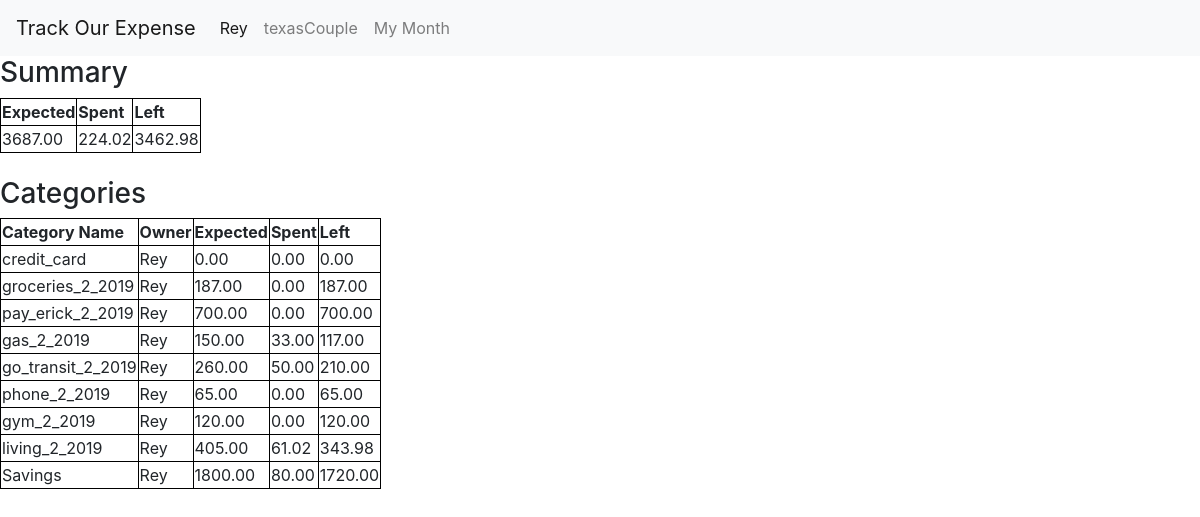
Page /categories/person/1/2_2019/ (signed in) on the committed database.
### people/models.py (models this page shows, shortened)
class People(models.Model):
    group_couple = models.ForeignKey(Group,on_delete=models.CASCADE)
    person_name= models.CharField(max_length=70)
    username = models.CharField(max_length=70,unique=True)

### groups/models.py (models this page shows, shortened)
class Group(models.Model):
    group_name = models.CharField(max_length=200,unique=True)
    group_location = models.CharField(max_length=200, default= "Mississauga")

### categories/models.py (models this page shows, shortened)
class Category(models.Model):
    category_person = models.ForeignKey(People, on_delete=models.CASCADE)
    category_name = models.CharField(max_length=200)
    category_expected = models.DecimalField(max_digits=8,decimal_places=2)
    category_spent = models.DecimalField(max_digits=8,decimal_places=2,default=0)
    category_date = models.DateField(default=datetime.datetime.now)

### categories/views.py (the view)
# urls.py: path("person/<int:person_id>/<int:month>_<int:year>/",views.index_person , name="person_category_index_summary"),
def index_person(request,person_id,month,year):
    if request.user.is_authenticated:
        person = get_object_or_404(People,id=person_id)
        if len(person.category_set.filter(category_date__month=month,category_date__year=year))>0:
            categories = get_list_or_404(Category, category_person=person, category_date__month=month,category_date__year=year)
        else:
            categories = []
        expected,spent,left = calculate_summary(categories)
        today = datetime.datetime.today()
        current_user = get_object_or_404(People, username=request.user)
        context = {
            'categories':categories,
            'month':today.month,
            'year':today.year,
            'expected': expected,
            'spent': spent,
            'left':left,
            "current_user":current_user
        }
        today = datetime.datetime.today()
        context["this_month"] = today.month
        context["this_year"] = today.year
        return render(request, "categories/index_person.html" ,context)
    else:
        context = {}
        return render(request,'bases/landing_request_login.html',context)

### categories/templatetags/categories_extras.py (called while the page is built)
def subtract(value,arg):
    return value - arg

### categories/views.py (called while the page is built)
def calculate_summary(categories):
    expected = 0
    spent = 0
    left = 0
    for category in categories:
        expected += category.category_expected
        spent += category.category_spent
    left = expected-spent
    return expected, spent, left

### categories/templates/categories/index_person.html (shortened to what this page needs)
{% extends 'bases/header.html' %}
{% block content %}
{% load categories_extras %}
<h3>Summary {{person.person_name}}</h3>
    <table>
        <thead>
            <tr>
                <th>Expected</th>
                <th>Spent</th>
                <th>Left</th>
            </tr>
        </thead>
        <tbody>
            <tr>
                <td>{{expected}}</td>
                <td>{{spent}}</td>
                <td>{{left}}</td>
            </tr>
        </tbody>
    </table>
    <br>
<h3>Categories {{person.person_name}}</h3>
<table>
    <thead>
        <tr>
            <th>Category Name</th>
            <th>Owner</th>
            <th>Expected</th>
            <th>Spent</th>
            <th>Left</th>
        </tr>
    </thead>
    {% for category in categories %}
        <tr>
            <td>{{category.category_name}}</td>
            <td>{{category.category_person.person_name}}</td>
            <td>{{category.category_expected}}</td>
            <td>{{category.category_spent}}</td>
            <td>{{category.category_expected|subtract:category.category_spent}}</td>
        </tr>
    {% endfor %}
</table>
    {% load categories_extras %}
<br>
<br><br><br>
{% endblock %}

### bases/templates/bases/header.html (shortened to what this page needs)
<!DOCTYPE HTML>
<html lang = "en">
<head>
    {% load staticfiles %}
    <link rel='stylesheet' href="{% static 'bases/css/bootstrap.min.css' %}" type ='text/css'/ >
</head>
<body>
<nav class="navbar navbar-expand-sm navbar-light bg-light">
  <a class="navbar-brand" href="{% url 'bases:landing' %}"> Track Our Expense</a>
  <div class="collapse navbar-collapse" id="navbarNav">
    <ul class="navbar-nav">
      <li class="nav-item active">
        <a class="nav-link" href="{% url 'categories:person_category_index_summary' current_user.id this_month this_year %}">{{current_user.person_name}}<span class="sr-only">(current)</span></a>
      </li>
      <li class="nav-item">
        <a class="nav-link" href="{% url 'categories:team_category_index' current_user.group_couple.id this_month this_year %}">{{current_user.group_couple.group_name}}</a>
      </li>
      <li class="nav-item">
        <a class="nav-link" href="{% url 'categories:person_category_index' current_user.id this_month this_year  %}">My Month</a>
      </li>
    </ul>
  </div>
</nav>
    {% block content %}
    {% endblock %}
</body>
</html>

### bases/templates/bases/header.html (style rules this page uses)
table, th, td { border: 1px solid black; }

### rows in the picture
People: person_name "Rey", group_couple.group_name "texasCouple"
Category: category_name "credit_card", category_person.person_name "Rey", category_expected "0.00", category_spent "0.00", category_expected|subtract "0.00"
Category: category_name "groceries_2_2019", category_person.person_name "Rey", category_expected "187.00", category_spent "0.00", category_expected|subtract "187.00"
Category: category_name "pay_erick_2_2019", category_person.person_name "Rey", category_expected "700.00", category_spent "0.00", category_expected|subtract "700.00"
Category: category_name "gas_2_2019", category_person.person_name "Rey", category_expected "150.00", category_spent "33.00", category_expected|subtract "117.00"
Category: category_name "go_transit_2_2019", category_person.person_name "Rey", category_expected "260.00", category_spent "50.00", category_expected|subtract "210.00"
Category: category_name "phone_2_2019", category_person.person_name "Rey", category_expected "65.00", category_spent "0.00", category_expected|subtract "65.00"
Category: category_name "gym_2_2019", category_person.person_name "Rey", category_expected "120.00", category_spent "0.00", category_expected|subtract "120.00"
Category: category_name "living_2_2019", category_person.person_name "Rey", category_expected "405.00", category_spent "61.02", category_expected|subtract "343.98"
Category: category_name "Savings", category_person.person_name "Rey", category_expected "1800.00", category_spent "80.00", category_expected|subtract "1720.00"

### other values in the picture
{{ expected }} "3687.00"
{{ spent }} "224.02"
{{ left }} "3462.98"
